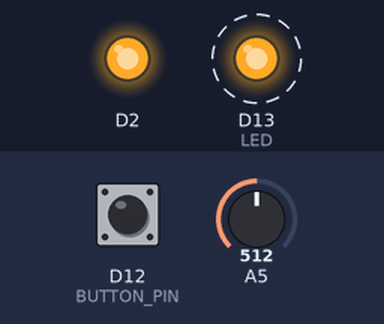
A sketch run on a simulated Arduino Zero (SAMD21). Shown: output pins drawn as LEDs (lit = HIGH). Dashed ring = blinking. The inputs (shaded band) are chosen by the test bench; at power-on: D12 (BUTTON_PIN) HIGH, A5 = 512 (analog values on the 0–1023 scale). What the sketch prints to the serial monitor is not drawn.

Above: at 0.6 s.
Timing chart, 0 to 5.7 s (numbered marks = the images above):
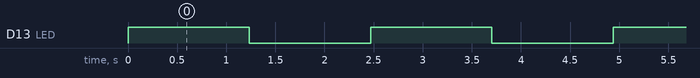

Measured:
- by itself, D13 (LED): alternates HIGH for 1.2 s and LOW for 1.2 s

The sketch:

L01_Building.ino
```cpp
// This code is to use as an example before L01
// build in sequence

#define BUTTON_PIN 12                                     // 3.0c

void setup() {
  Serial.begin(115200);                 // 1.2
//  delay(5000);                        // 1.5a
//  while(!Serial);                     // 1.5b
  while(!Serial && millis() < 5000);    // 1.5c
  Serial.print("\n\nHello World\n\n");  // 1.0  Get serial printing to work

  pinMode(BUTTON_PIN,INPUT_PULLUP);                       // 3.3

  pinMode(13,OUTPUT);                                                     // 5.0 blink the LED on and off

  analogReadResolution(12);                                       // 4.5
  pinMode(2,OUTPUT);                                              // 4.6
  digitalWrite(2,HIGH);                                           // 4.6
}

void loop() {
  unsigned long timeNow = 0;                      // 2.1
  timeNow = micros();                             // 2.0  Get the current time and print it out

//  but = digitalRead(12);                                // 3.0a Read the pushbutton and print state
//  boolean but = digitalRead(12);                        // 3.0b
  boolean but = digitalRead(BUTTON_PIN);                  // 3.0c

  unsigned pht = analogRead(A5);                                  // 4.0 Read the photocell and print
  boolean led = digitalRead(13);                                  // 4.1

  if(digitalRead(13) == HIGH)                                             // 5.0
    digitalWrite(13,LOW);                                                 // 5.0
  else digitalWrite(13,HIGH);                                             // 5.0

//  Serial.print(timeNow);                        // 2.2a
//  Serial.print(timeNow / 1000000);              // 2.2c
//  Serial.print(timeNow / 1000000.);             // 2.2d
  Serial.print(timeNow / 1000000., 3);            // 2.2e
  Serial.print(" s since start, ");               // 2.3

  Serial.print(but);                                      // 3.1
  Serial.print(" digitalRead on BUTTON_PIN, ");           // 3.2

  Serial.print(pht);                                              // 4.2
  Serial.print(" analogRead from photocell, ");                   // 4.3

  Serial.print("\n");                             // 2.2b
  delay(1234);                                    // 2.4
}
```
